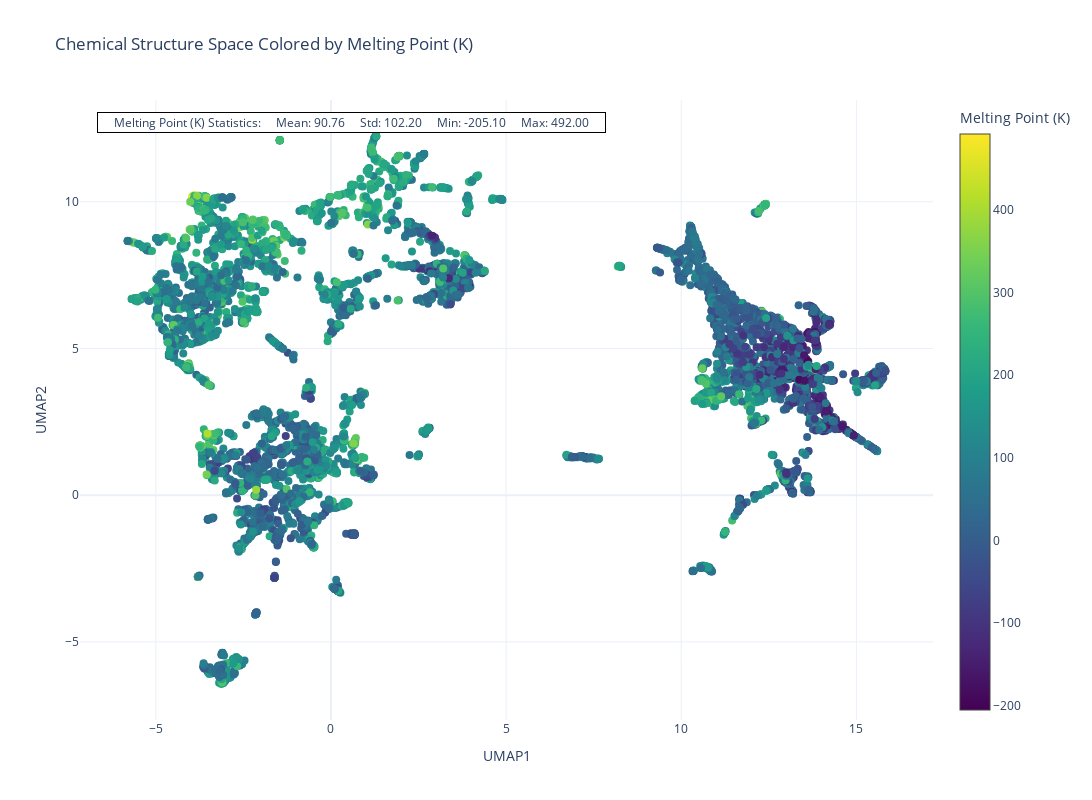

Here is the notebook cell this chart was saved with:
### Code cell
def compute_umap(ind: int):
    embeddings = 'mol2vec'
    property_name = property_names[ind]
    property_unit = property_units[ind]
    title = titles[ind]
    property_name_with_unit = f'{property_name} ({property_unit})'
    print(property_name_with_unit, title)

    current_dir = processed_data_dirs[ind]
    fname = current_dir.name.replace('_processed_data', '')
    csv_file = current_dir.parent / f'{fname}.csv'
    print(csv_file.exists(), csv_file.name)

    vec_dir = current_dir / f'embedded_vectors/processed_{embeddings}_embeddings'
    print(vec_dir.exists(), vec_dir.name)
    
    df = pd.read_parquet(vec_dir / 'processed_df.parquet')
    smiles_list = df['SMILES'].to_list()
    print(len(smiles_list), 'smiles')
    
    X = df.iloc[:, 2:].to_numpy()
    y = df["y"].to_numpy()
    print(X.shape, y.shape)

    # Scale embeddings
    print("Scaling embeddings...")
    scaler = StandardScaler()
    scaled_embeddings = scaler.fit_transform(X)

    # Perform UMAP
    print("Performing UMAP...")

    n_neighbors = 15
    min_dist = 0.1
    n_components = 2

    reducer = umap.UMAP(
        n_neighbors=n_neighbors,
        min_dist=min_dist,
        n_components=n_components,
        n_jobs=-1,
        # random_state=random_state
    )
        
    reduced_embeddings = reducer.fit_transform(scaled_embeddings)
    print(reduced_embeddings.shape)

    cluster_eps: float = 0.5
    cluster_min_samples: int = 5

    print("Analyzing chemical clusters...")
    analyzer = ChemicalClusterAnalyzer()
    labels, cluster_analysis = analyzer.analyze_cluster_chemistry(
        reduced_embeddings,
        smiles_list,
        eps=cluster_eps,
        min_samples=cluster_min_samples
    )
    
    return reduced_embeddings, labels, cluster_analysis, y, smiles_list, property_name_with_unit, property_name, fname

ind = 0
print(f'Processing {ind}')
reduced_embeddings, labels, cluster_analysis, y, smiles_list, property_name_with_unit, property_name, fname = compute_umap(ind)
fig = plot_figure(
    reduced_embeddings=reduced_embeddings,
    labels=labels,
    y=y,
    smiles_list=smiles_list,
    property_name_with_unit=property_name_with_unit,
    property_name=property_name,
    fname=fname,
    # save=True
)
# fig.show()

### Figure 1 — Plotly figure (JSON) as saved in the notebook; plotly's stock layout.template omitted (floating-point values rounded to 4 significant figures; data arrays with more than 128 entries replaced by an {"elided": "..."} marker saying what was removed)
{"data": [{"hoverinfo": "text", "marker": {"color": {"elided": "7476 float values"}, "colorbar": {"title": {"text": "Melting Point (K)"}}, "colorscale": [[0, "#440154"], [0.1111, "#482878"], [0.2222, "#3e4989"], [0.3333, "#31688e"], [0.4444, "#26828e"], [0.5556, "#1f9e89"], [0.6667, "#35b779"], [0.7778, "#6ece58"], [0.8889, "#b5de2b"], [1, "#fde725"]], "showscale": true, "size": 8}, "mode": "markers", "text": {"elided": "7476 str values"}, "type": "scatter", "x": {"elided": "7476 float values"}, "y": {"elided": "7476 float values"}}], "layout": {"annotations": [{"align": "left", "bgcolor": "white", "bordercolor": "black", "borderwidth": 1, "font": {"size": 12}, "showarrow": false, "text": "\n    Melting Point (K) Statistics:\n    Mean: 90.76\n    Std: 102.20\n    Min: -205.10\n    Max: 492.00\n    ", "x": 0.02, "xref": "paper", "y": 0.98, "yref": "paper"}], "height": 800, "hovermode": "closest", "showlegend": false, "title": {"text": "Chemical Structure Space Colored by Melting Point (K)"}, "width": 1200, "xaxis": {"title": {"text": "UMAP1"}}, "yaxis": {"title": {"text": "UMAP2"}}}}
